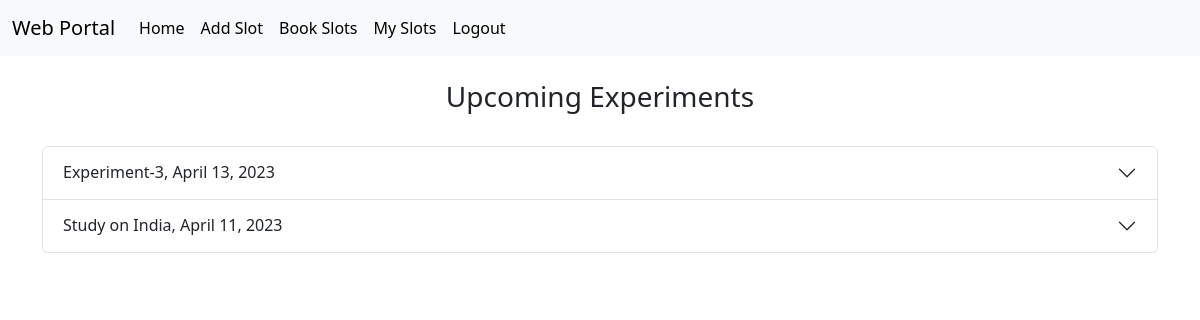
Page /viewSlots (signed in) on the committed database.
### App/models.py (models this page shows)
class Slot(models.Model):
    exptTitle = models.CharField(max_length = 50)
    exptDesc = models.CharField(max_length = 100)
    exptDate = models.DateField()
    numberOfSeats = models.IntegerField()
    startTime = models.TimeField()
    endTime = models.TimeField()
    candidateList = models.ManyToManyField(
        User,
        through="Order",
        through_fields=("slot", "candidate"),
    )

### App/views.py (the view)
# urls.py: path('viewSlots', views.viewAvailableSlots, name = 'viewSlots' ),
@login_required(login_url='login')
def viewAvailableSlots(request):
    activeSlots = []
    slots = Slot.objects.filter(numberOfSeats__gt = 0)
    slots = slots.filter(exptDate__gte = datetime.date.today())
    orders = Order.objects.filter(candidate = request.user)
    if slots:
        print("OK YES !")
    for slot in slots:
        if orders.filter(slot = slot):
            activeSlots.append(slot)
    return render(request, "viewSlots.html", locals())

### templates/viewSlots.html (shortened to what this page needs)
{% extends 'base.html' %}
{% block body %}
<div class="container">
<div>
  <br/>
    <h3 class="text-center"> Upcoming Experiments</h3>
  <br/>
</div>
<div class="accordion" id="accordionExample">
    {% for slot in slots %}
    <div class="accordion-item">
      <h2 class="accordion-header">
        <button  class="accordion-button collapsed" type="button" data-bs-toggle="collapse" data-bs-target="#collapse{{slot.id}}" aria-expanded="false" aria-controls="collapse{{slot.id}}" >
          {{slot.exptTitle}}, {{slot.exptDate}}
        </button>
      </h2>
    </div>
    {%endfor %}
</div>
</div>
{%endblock body%}

### rows in the picture
Slot: exptTitle "Experiment-3", exptDate "April 13, 2023"
Slot: exptTitle "Study on India", exptDate "April 11, 2023"
